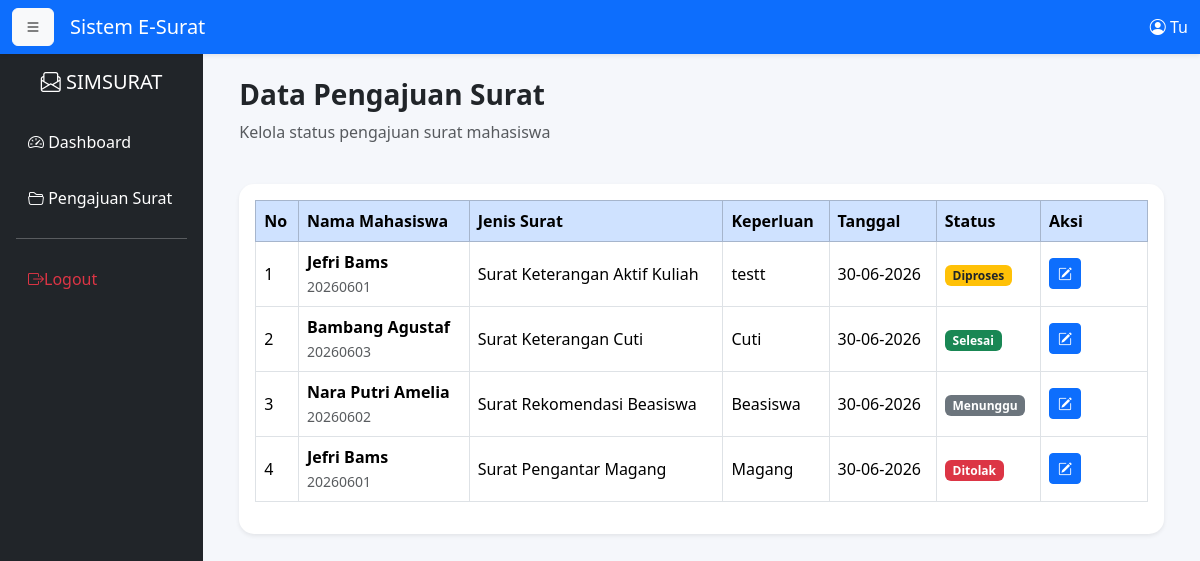
The app's page /pengajuan.php (signed in) with its own data.
### tables this page shows
CREATE TABLE `pengajuan_surat` (
  `id_pengajuan` int(11) NOT NULL,
  `id_mahasiswa` int(11) NOT NULL,
  `id_jenis` int(11) NOT NULL,
  `tanggal_pengajuan` date NOT NULL,
  `keperluan` text NOT NULL,
  `status` enum('Menunggu','Diproses','Selesai','Ditolak') DEFAULT 'Menunggu',
  `keterangan` text DEFAULT NULL
);

CREATE TABLE `mahasiswa` (
  `id_mahasiswa` int(11) NOT NULL,
  `id_user` int(11) NOT NULL,
  `nim` varchar(15) NOT NULL,
  `nama` varchar(100) NOT NULL,
  `prodi` varchar(100) NOT NULL
);

CREATE TABLE `jenis_surat` (
  `id_jenis` int(11) NOT NULL,
  `nama_surat` varchar(100) NOT NULL
);

### pengajuan.php (the view, shortened to what this page needs)
<?php
require_once __DIR__ . "/../config/koneksi.php";
require_once __DIR__ . "/../includes/header.php";
require_once __DIR__ . "/../includes/sidebar.php";
?>
<div class="container-fluid">
    <div class="d-flex justify-content-between align-items-center mb-4">
        <div>
            <h3 class="fw-bold">
                Data Pengajuan Surat
            </h3>
            <p class="text-muted">
                Kelola status pengajuan surat mahasiswa
            </p>
        </div>
    </div>
    <div class="card shadow-sm">
        <div class="card-body">
            <div class="table-responsive">
                <table class="table table-bordered table-hover align-middle">
                    <thead class="table-primary">
                        <tr>
                            <th>No</th>
                            <th>Nama Mahasiswa</th>
                            <th>Jenis Surat</th>
                            <th>Keperluan</th>
                            <th>Tanggal</th>
                            <th>Status</th>
                            <th width="12%">Aksi</th>
                        </tr>
                    </thead>
                    <tbody>
                        <?php
                        $no = 1;
                        $query = mysqli_query($conn, "
SELECT
pengajuan_surat.*,
mahasiswa.nama,
mahasiswa.nim,
jenis_surat.nama_surat
FROM pengajuan_surat
JOIN mahasiswa
ON pengajuan_surat.id_mahasiswa=mahasiswa.id_mahasiswa
JOIN jenis_surat
ON pengajuan_surat.id_jenis=jenis_surat.id_jenis
ORDER BY tanggal_pengajuan DESC
");
                        if (mysqli_num_rows($query) > 0) {
                            while ($row = mysqli_fetch_assoc($query)) {
                        ?>
                                <tr>
                                    <td><?= $no++; ?></td>
                                    <td>
                                        <b><?= $row['nama']; ?></b>
                                        <br>
                                        <small class="text-muted">
                                            <?= $row['nim']; ?>
                                        </small>
                                    </td>
                                    <td>
                                        <?= $row['nama_surat']; ?>
                                    </td>
                                    <td>
                                        <?= $row['keperluan']; ?>
                                    </td>
                                    <td>
                                        <?= date('d-m-Y', strtotime($row['tanggal_pengajuan'])); ?>
                                    </td>
                                    <td>
                                        <?php
                                        if ($row['status'] == "Menunggu") {
                                            echo "<span class='badge bg-secondary'>Menunggu</span>";
                                        } elseif ($row['status'] == "Diproses") {
                                            echo "<span class='badge bg-warning text-dark'>Diproses</span>";
                                        } elseif ($row['status'] == "Selesai") {
                                            echo "<span class='badge bg-success'>Selesai</span>";
                                        } elseif ($row['status'] == "Ditolak") {
                                            echo "<span class='badge bg-danger'>Ditolak</span>";
                                        }
                                        ?>
                                    </td>
                                    <td>
                                        <button
                                            class="btn btn-primary btn-sm"
                                            data-bs-toggle="modal"
                                            data-bs-target="#edit<?= $row['id_pengajuan']; ?>">
                                            <i class="bi bi-pencil-square"></i>
                                        </button>
                                    </td>
                                </tr>
                        <?php
                            }
                        }
                        ?>
                    </tbody>
                </table>
            </div>
        </div>
    </div>
</div>
<?php
require_once __DIR__ . "/../includes/footer.php";
?>

### style.css (style rules this page uses)
body { background:#f5f7fb; }
.card { border:none; border-radius:15px; box-shadow:0 5px 15px rgba(0,0,0,.08); }
.table { background:white; }

### records on screen
pengajuan_surat: id_mahasiswa.nama "Jefri Bams", id_mahasiswa.nim "20260601", id_jenis.nama_surat "Surat Keterangan Aktif Kuliah", keperluan "testt", tanggal_pengajuan "30-06-2026", status "Diproses"
pengajuan_surat: id_mahasiswa.nama "Bambang Agustaf", id_mahasiswa.nim "20260603", id_jenis.nama_surat "Surat Keterangan Cuti", keperluan "Cuti", tanggal_pengajuan "30-06-2026", status "Selesai"
pengajuan_surat: id_mahasiswa.nama "Nara Putri Amelia", id_mahasiswa.nim "20260602", id_jenis.nama_surat "Surat Rekomendasi Beasiswa", keperluan "Beasiswa", tanggal_pengajuan "30-06-2026", status "Menunggu"
pengajuan_surat: id_mahasiswa.nama "Jefri Bams", id_mahasiswa.nim "20260601", id_jenis.nama_surat "Surat Pengantar Magang", keperluan "Magang", tanggal_pengajuan "30-06-2026", status "Ditolak"

### other values on screen
$_SESSION['role'] "Tu"
